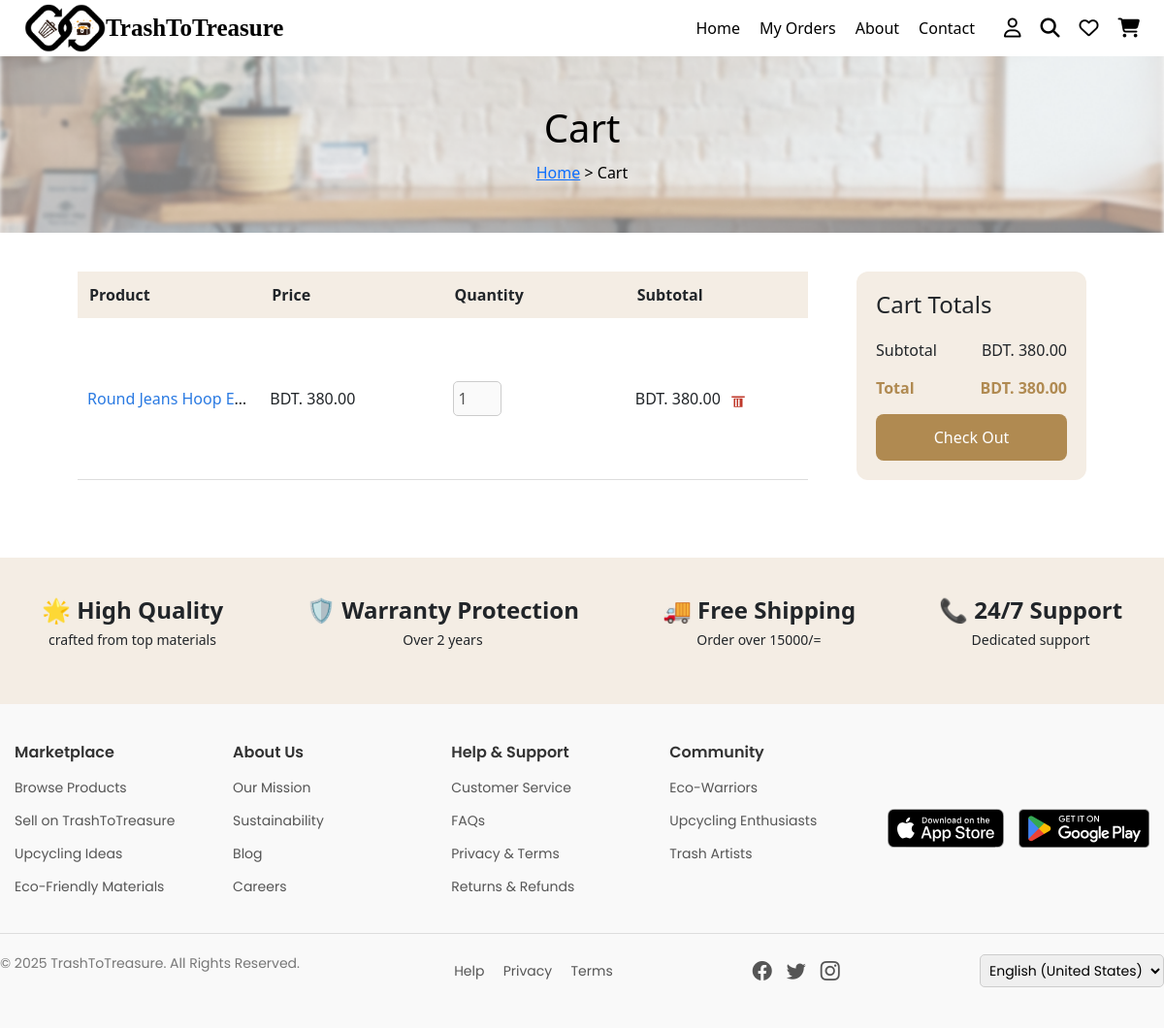
The page /cart/ (signed in) on the database as committed earlier.
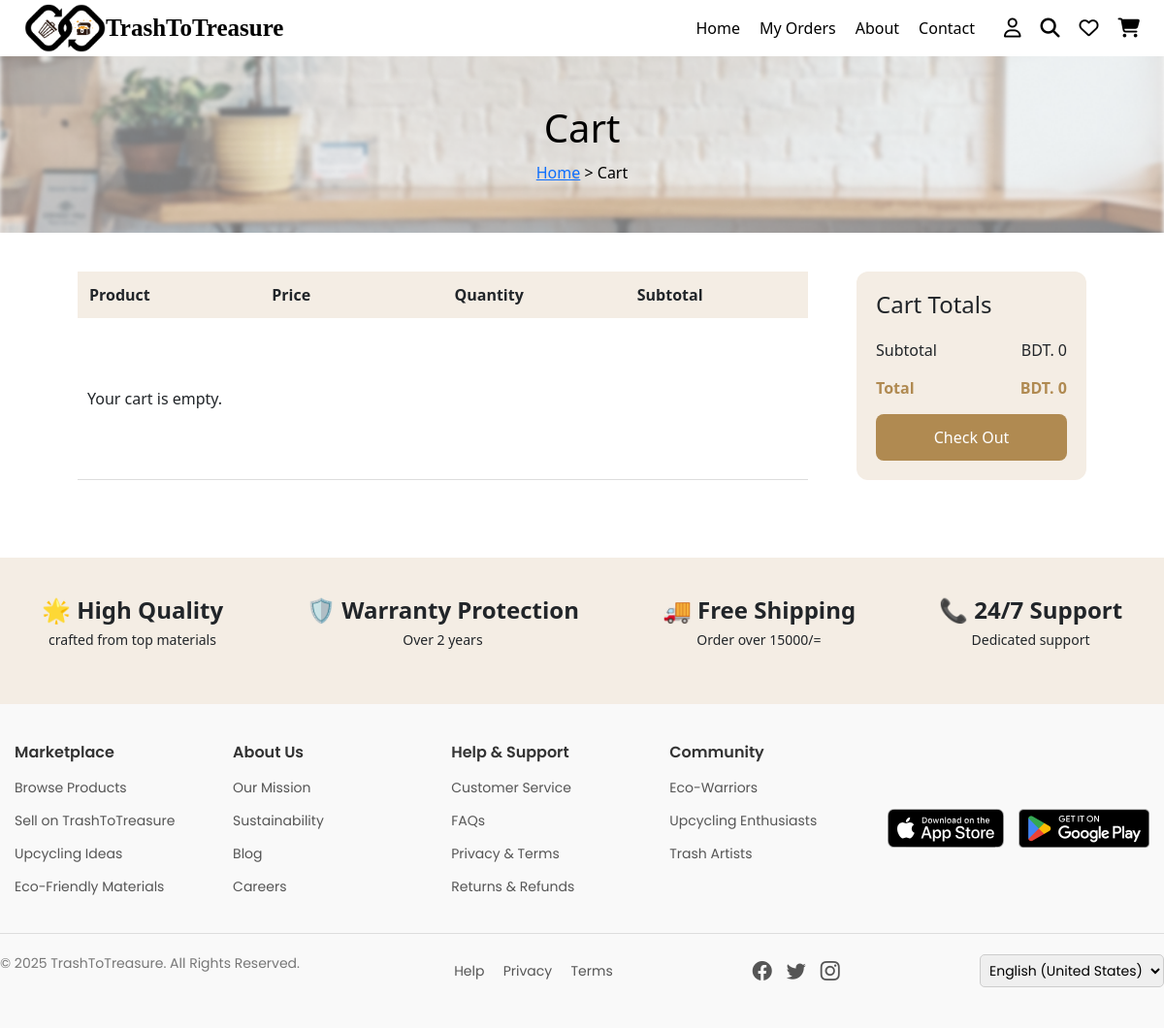
The same page on the database as committed later.
### marketplace/models.py (models this page shows, shortened)
class CartItem(models.Model):
    buyer = models.ForeignKey(User, on_delete=models.CASCADE)
    content_type = models.ForeignKey(ContentType, on_delete=models.CASCADE)
    object_id = models.PositiveIntegerField()
    item = GenericForeignKey('content_type', 'object_id')
    quantity = models.PositiveIntegerField(default=1)
    added_at = models.DateTimeField(auto_now_add=True)
    class Meta:
        unique_together = ('buyer', 'content_type', 'object_id')
    def subtotal(self):
        return self.quantity * self.item.price  # works as long as both models have a .price

class UpcycledProduct(models.Model):
    product_name = models.CharField(max_length=255, default="")
    category = models.CharField(max_length=100, default="")
    description = models.TextField()
    price = models.DecimalField(max_digits=10, decimal_places=2)
    product_status = models.CharField(max_length=20, choices=PRODUCT_STATUS_CHOICES, default='active')
    artisan = models.ForeignKey(User, on_delete=models.CASCADE, related_name='upcycled_products', null=True, blank=True)
    approval_status = models.BooleanField(default=False)
    stock_availability = models.IntegerField()
    product_images = models.ImageField(upload_to='upcycled_products/', blank=True, null=True)
    location = models.CharField(max_length=255, default="")
    rating = models.DecimalField(max_digits=3, decimal_places=2, default=0.0)
    tags = models.CharField(max_length=255, blank=True, null=True)
    listing_date = models.DateTimeField(auto_now_add=True)
    last_updated = models.DateTimeField(auto_now=True, null=True, blank=True)
    sold_count = models.IntegerField(default=0)
    delivery_status = models.CharField(max_length=20, choices=DELIVERY_STATUS_CHOICES, default='ready')
    slug = models.SlugField(max_length=255, unique=True, blank=True)

### marketplace/views.py (the view)
# urls.py: path('cart/', cart, name='cart'),
@login_required
def cart(request):
    if request.user.role == 'driver':
        return HttpResponseForbidden("You are not authorized to view this page.")
    cart_items = CartItem.objects.filter(buyer=request.user)
    total = sum(item.subtotal() for item in cart_items)
    return render(request, 'cart.html', {
        'cart_items': cart_items,
        'total': total
    })

### marketplace/templates/cart.html (shortened to what this page needs)
{% load static %}
{% include "header.html" %}
<!DOCTYPE html>
<html lang="en">
<head>
    <link rel="stylesheet" href="{% static 'css/cart.css' %}">
</head>
<body>
    <section class="cart-banner">
        <h2>Cart</h2>
        <p><a href="/">Home</a> > Cart</p>
    </section>
    <div class="cart-container">
        <table class="cart-table">
            <thead>
                <tr>
                    <th>Product</th>
                    <th>Price</th>
                    <th>Quantity</th>
                    <th>Subtotal</th>
                </tr>
            </thead>
            <tbody>
                {% for item in cart_items %}
                <tr>
                    <td class="product-info">
                      <span>
                        {% if item.content_type.model == 'upcycledproduct' %}
                            <a href="{% url 'upcycled_product_details' slug=item.item.slug %}">
                                {{ item.item.product_name }}
                            </a>
                        {% elif item.content_type.model == 'trashitem' %}
                            <a href="{% url 'trash_item_details' slug=item.item.slug %}">
                                {{ item.item.material_name }}
                            </a>
                        {% else %}
                            Unknown Item
                        {% endif %}
                      </span>
                    </td>
                    <td>BDT. {{ item.item.price }}</td>
                    <td>
                      <input type="number" value="{{ item.quantity }}" min="1" max="{{ item.item.stock_availability }}" disabled>
                    </td>
                    <td>
                      BDT. {{ item.subtotal }}
                      <form method="post" action="{% url 'remove_from_cart' item.id %}" style="display:inline;">
                        <button class="remove-btn" title="Remove from cart">
                            <svg xmlns="http://www.w3.org/2000/svg" height="18" width="18" viewBox="0 0 24 24" fill="#c0392b">
                                <path d="M3 6h18v2H3zm3 3h12v12H6zM8 10v10h2V10H8zm4 0v10h2V10h-2z"/>
                            </svg>
                        </button>
                      </form>
                    </td>
                </tr>
                {% empty %}
                  <tr><td colspan="4">Your cart is empty.</td></tr>
                {% endfor %}
            </tbody>
        </table>
        <div class="cart-totals">
            <h3>Cart Totals</h3>
            <div class="totals-item">
                <span>Subtotal</span>
                <span>BDT. {{ total }}</span>
            </div>
            <div class="totals-item total">
                <span>Total</span>
                <span>BDT. {{ total }}</span>
            </div>
            <button class="checkout-btn" onclick="location.href='/checkout/'">Check Out</button>
        </div>
    </div>
    <footer class="cart-footer">
        <div class="footer-item">
            <h4>🌟 High Quality</h4>
            <p>crafted from top materials</p>
        </div>
        <div class="footer-item">
            <h4>🛡️ Warranty Protection</h4>
            <p>Over 2 years</p>
        </div>
        <div class="footer-item">
            <h4>🚚 Free Shipping</h4>
            <p>Order over 15000/=</p>
        </div>
        <div class="footer-item">
            <h4>📞 24/7 Support</h4>
            <p>Dedicated support</p>
        </div>
    </footer>
</body>
</html>
{% include "footer.html" %}

Rows that differ between the two databases and show on the page:
removed CartItem: item.product_name "Round Jeans Hoop E…", item.price "380.00", quantity "1", subtotal "380.00"
Other text that changed with them:
{{ total }}: "380.00" → "0"
text now shown: "Your cart is empty."
